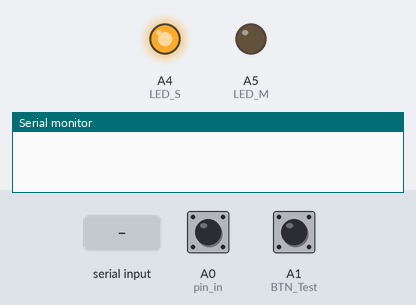
The sketch below on a simulated Arduino Uno, built with avr-gcc and run on an emulated ATmega328P. Parts: output pins drawn as LEDs (lit = HIGH), the last lines printed to the serial monitor. Inputs (shaded band) come from the test bench; at power-on: A0 (pin_in) HIGH, A1 (BTN_Test) HIGH.

Above: at 1.2 s.
1.3 s: "m" received over Serial
At 1.9 s:
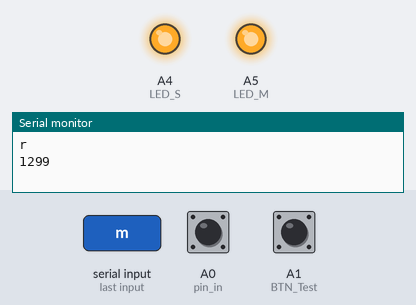
2.8 s: "s" received over Serial
At 4.2 s:
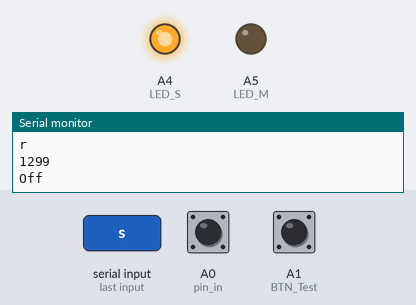
5.9 s: "n" received over Serial
At 6.6 s:
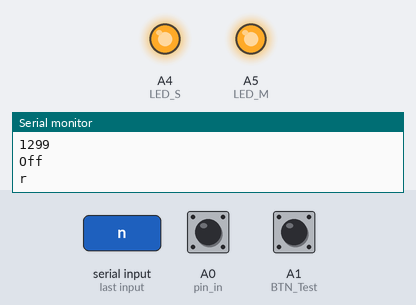
Timing chart, 0 to 8.4 s (numbered marks = the images above; inputs shaded):
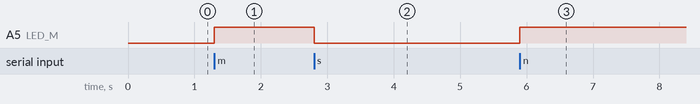

The sketch:

Drehzahl.ino
```cpp
const int pin_in = A0;
const int BTN_Test = A1;

const int LED_S = A4;
const int LED_M = A5;


int defa = HIGH;
int state = defa;
bool detect = true;
bool state1 = false;

int reading;
unsigned long lastDebounceTime = 0;
unsigned long debounceDelay = 100;
int lastButtonState = defa;
int buttonState = defa;

int flag1 = true;
int mode = 0;

unsigned long t1 = 0;
unsigned long t2 = 0;
unsigned long T = 0;
unsigned long f = 0;
char userInput;

int cou = 0;

void setup() {
  pinMode(pin_in, INPUT);
  digitalWrite(pin_in, HIGH);
  pinMode(BTN_Test, INPUT);
  digitalWrite(BTN_Test, HIGH);

  pinMode(LED_S, OUTPUT);
  digitalWrite(LED_S,HIGH);
  pinMode(LED_M, OUTPUT);
  digitalWrite(LED_M,LOW);

  Serial.begin(57600);
}


void loop() {
    connection_test();
    digitalWrite(LED_M,HIGH);
    if (mode == 0) {
      run_millis();
    } else if (mode == 1) {
      run_micros();
    }
    digitalWrite(LED_M,LOW);
}

void connection_test() {
  while (1) {
    state1 = debounce(BTN_Test);
    if (state1 != defa) {
      if (flag1) {
        flag1 = false;
        Serial.println("t");
      }
    } else {
      flag1 = true;
    }
    if (Serial.available()) {
      userInput = Serial.read();
      if (userInput == 'm') {
          Serial.println("r");
          flag1 = true;
          mode = 0;
          break;
      }
      if (userInput == 'n') {
          Serial.println("r");
          flag1 = true;
          mode = 1;
          break;
      }
      if (userInput == 'c') {
        Serial.println("c");
      }
    }
  }
}

int debounce(int pin) {
  reading = digitalRead(pin);
  if (reading != lastButtonState) {
    lastDebounceTime = millis();
  }

  if ((millis() - lastDebounceTime) > debounceDelay) {
    if (reading != buttonState) {
      buttonState = reading;
    }
  }
  lastButtonState = reading;
  return buttonState;
}

void run_millis() {
    while (1) {
        state = digitalRead(pin_in);

        if (state != LOW) {
            if (detect) {
                t1 = t2;
                t2 = millis();
                detect = false;
                T = t2 - t1;
                Serial.println(T);
            }
        } else {
            detect = true;
        }

        if(Serial.available()> 0){
            userInput = Serial.read();
            if (userInput == 's'){
                Serial.println("Off");
                break;
            }
        }
    }
}

void run_micros() {
    while (1) {
        state = digitalRead(pin_in);

        if (state != LOW) {
            if (detect) {
                t1 = t2;
                t2 = micros();
                detect = false;
                T = t2 - t1;
                Serial.println(T);
            }
        } else {
            detect = true;
        }

        if(Serial.available()> 0){
            userInput = Serial.read();
            if (userInput == 's'){
                Serial.println("Off");
                break;
            }
        }
    }
}
```

Measured:
- after the input at 1.3 s, A5 (LED_M): LOW → HIGH at once
- after the input at 2.8 s, A5 (LED_M): HIGH → LOW at once
- after the input at 5.9 s, A5 (LED_M): LOW → HIGH at once
